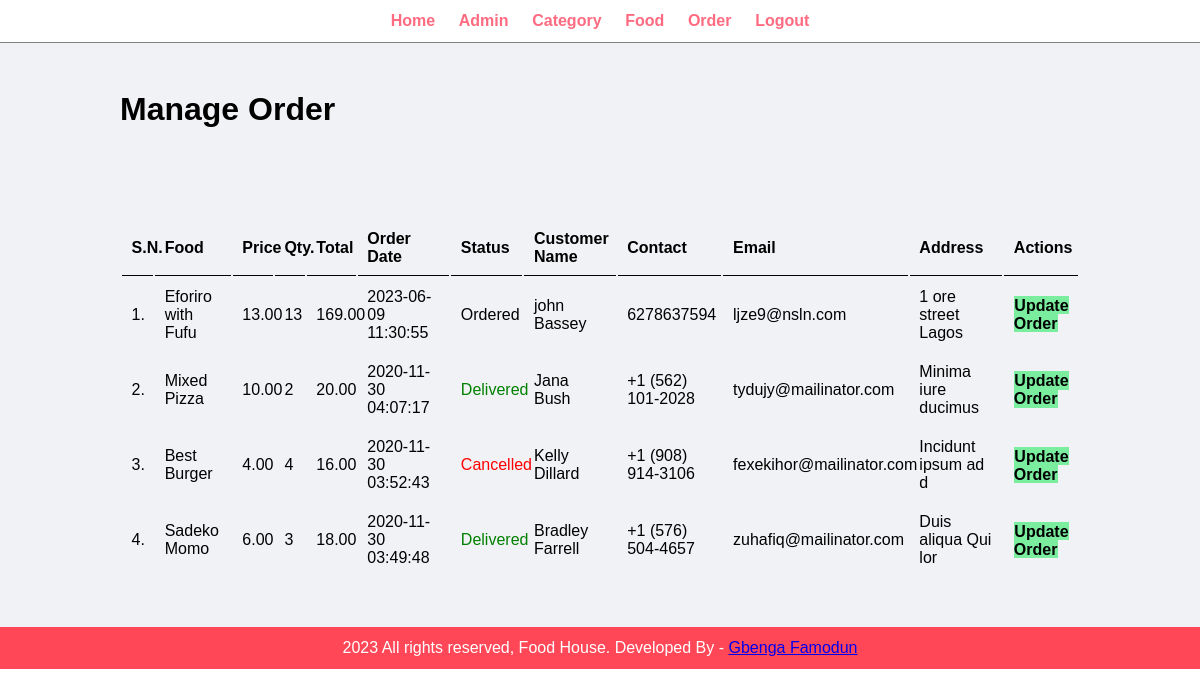
The page /food_order/admin/manage-order.php (signed in) on the database its author committed.
### tables this page shows
CREATE TABLE `tbl_order` (
  `id` int(10) UNSIGNED NOT NULL,
  `food` varchar(150) NOT NULL,
  `price` decimal(10,2) NOT NULL,
  `qty` int(11) NOT NULL,
  `total` decimal(10,2) NOT NULL,
  `order_date` datetime NOT NULL,
  `status` varchar(50) NOT NULL,
  `customer_name` varchar(150) NOT NULL,
  `customer_contact` varchar(20) NOT NULL,
  `customer_email` varchar(150) NOT NULL,
  `customer_address` varchar(255) NOT NULL
);

### food_order/admin/manage-order.php (the view, shortened to what this page needs)
<?php include('partials/menu.php'); ?>
<div class="main-content">
    <div class="wrapper">
        <h1>Manage Order</h1>
                <br /><br /><br />
                <br><br>
                <table class="tbl-full">
                    <tr>
                        <th>S.N.</th>
                        <th>Food</th>
                        <th>Price</th>
                        <th>Qty.</th>
                        <th>Total</th>
                        <th>Order Date</th>
                        <th>Status</th>
                        <th>Customer Name</th>
                        <th>Contact</th>
                        <th>Email</th>
                        <th>Address</th>
                        <th>Actions</th>
                    </tr>
                    <?php
                        $sql = "SELECT * FROM tbl_order ORDER BY id DESC";
                        $res = mysqli_query($conn, $sql);
                        $count = mysqli_num_rows($res);
                        $sn = 1;
                        if($count>0)
                        {
                            while($row=mysqli_fetch_assoc($res))
                            {
                                $id = $row['id'];
                                $food = $row['food'];
                                $price = $row['price'];
                                $qty = $row['qty'];
                                $total = $row['total'];
                                $order_date = $row['order_date'];
                                $status = $row['status'];
                                $customer_name = $row['customer_name'];
                                $customer_contact = $row['customer_contact'];
                                $customer_email = $row['customer_email'];
                                $customer_address = $row['customer_address'];
                                ?>
                                    <tr>
                                        <td><?php echo $sn++; ?>. </td>
                                        <td><?php echo $food; ?></td>
                                        <td><?php echo $price; ?></td>
                                        <td><?php echo $qty; ?></td>
                                        <td><?php echo $total; ?></td>
                                        <td><?php echo $order_date; ?></td>
                                        <td>
                                            <?php
                                                if($status=="Ordered")
                                                {
                                                    echo "<label>$status</label>";
                                                }
                                                elseif($status=="On Delivery")
                                                {
                                                    echo "<label style='color: orange;'>$status</label>";
                                                }
                                                elseif($status=="Delivered")
                                                {
                                                    echo "<label style='color: green;'>$status</label>";
                                                }
                                                elseif($status=="Cancelled")
                                                {
                                                    echo "<label style='color: red;'>$status</label>";
                                                }
                                            ?>
                                        </td>
                                        <td><?php echo $customer_name; ?></td>
                                        <td><?php echo $customer_contact; ?></td>
                                        <td><?php echo $customer_email; ?></td>
                                        <td><?php echo $customer_address; ?></td>
                                        <td>
                                            <a href="<?php echo SITEURL; ?>admin/update-order.php?id=<?php echo $id; ?>" class="btn-secondary">Update Order</a>
                                        </td>
                                    </tr>
                                <?php
                            }
                        }
                        else
                        {
                            echo "<tr><td colspan='12' class='error'>Orders not Available</td></tr>";
                        }
                    ?>
                </table>
    </div>
</div>
<?php include('partials/footer.php'); ?>

### food_order/css/admin.css (style rules this page uses)
* { margin: 0; padding: 0; font-family: Arial, Helvetica, sans-serif; }
.wrapper { padding: 1%; width: 80%; margin: 0 auto; }
.tbl-full { width: 100%; }
table tr th { border-bottom: 1px solid black; padding: 1%; text-align: left; }
table tr td { padding: 1%; }
.btn-secondary { background-color: #7bed9f; padding: 1%; color: black; text-decoration: none; font-weight: bold; }
.main-content { background-color: #f1f2f6; padding: 3% 0; }

### rows shown on the page
tbl_order: food "Eforiro with Fufu", price "13.00", qty "13", total "169.00", order_date "2023-06-09 11:30:55", status "Ordered", customer_name "john Bassey", customer_contact "6278637594", customer_email "ljze9@nsln.com", customer_address "1 ore street Lagos"
tbl_order: food "Mixed Pizza", price "10.00", qty "2", total "20.00", order_date "2020-11-30 04:07:17", status "Delivered", customer_name "Jana Bush", customer_contact "+1 (562) 101-2028", customer_email "tydujy@mailinator.com", customer_address "Minima iure ducimus"
tbl_order: food "Best Burger", price "4.00", qty "4", total "16.00", order_date "2020-11-30 03:52:43", status "Cancelled", customer_name "Kelly Dillard", customer_contact "+1 (908) 914-3106", customer_email "fexekihor@mailinator.com", customer_address "Incidunt ipsum ad d"
tbl_order: food "Sadeko Momo", price "6.00", qty "3", total "18.00", order_date "2020-11-30 03:49:48", status "Delivered", customer_name "Bradley Farrell", customer_contact "+1 (576) 504-4657", customer_email "zuhafiq@mailinator.com", customer_address "Duis aliqua Qui lor"
